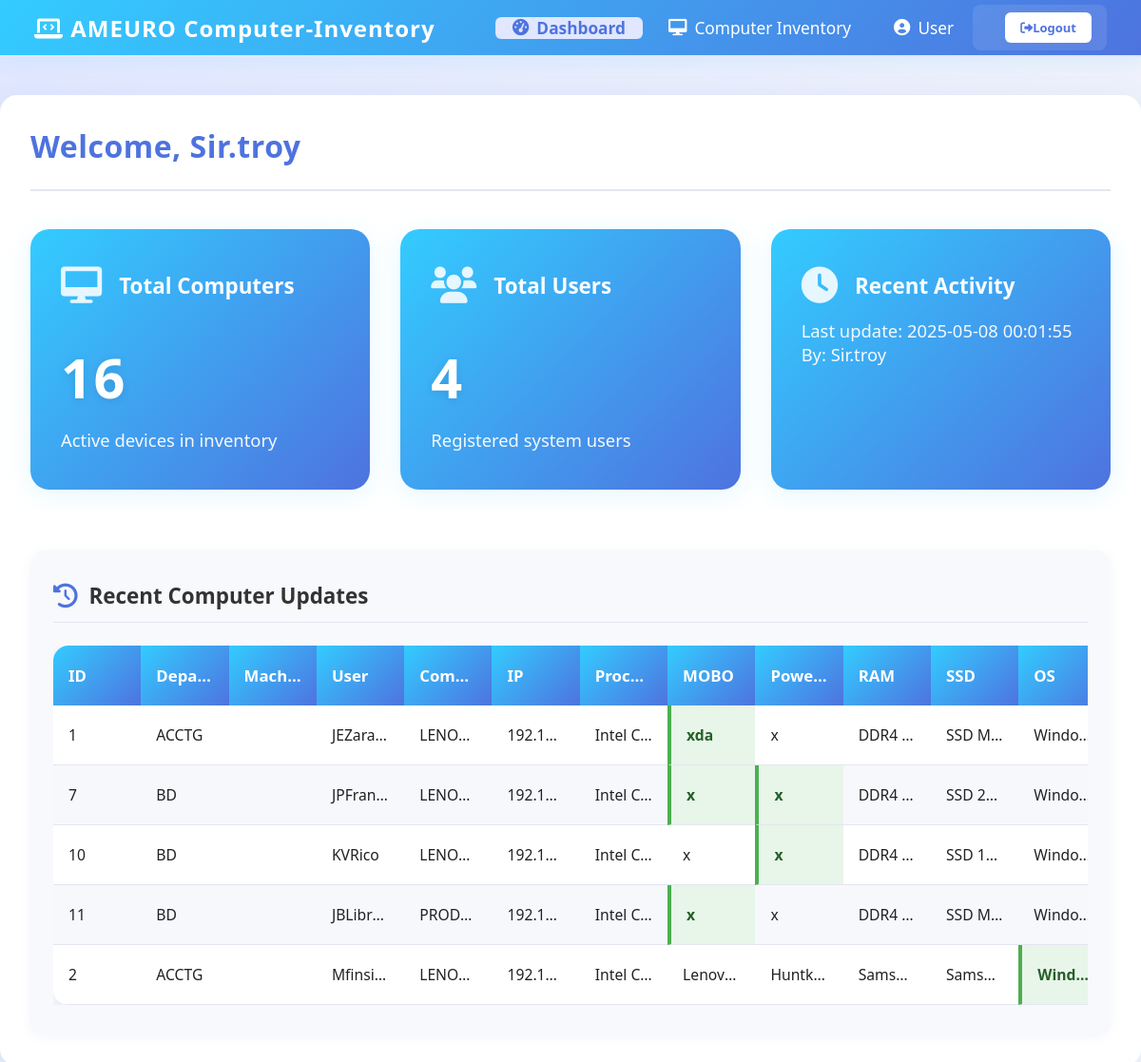
Page /dashboard.php (signed in) on the committed database.
### tables this page shows
CREATE TABLE `tblcomputer` (
  `computer_No` int(11) NOT NULL,
  `department` varchar(50) NOT NULL,
  `user` varchar(50) NOT NULL,
  `Machine_type` varchar(50) NOT NULL,
  `computer_name` varchar(50) NOT NULL,
  `ip` varchar(50) NOT NULL,
  `processor` varchar(50) NOT NULL,
  `MOBO` varchar(50) NOT NULL,
  `power_supply` varchar(50) NOT NULL,
  `ram` varchar(50) NOT NULL,
  `SSD` varchar(50) NOT NULL,
  `OS` varchar(50) NOT NULL,
  `MAC_Address` varchar(255) NOT NULL,
  `deployment_date` date DEFAULT NULL,
  `last_updated` timestamp NULL DEFAULT NULL ON UPDATE current_timestamp(),
  `date_added` timestamp NOT NULL DEFAULT current_timestamp(),
  `is_active` enum('Y','N') NOT NULL DEFAULT 'Y',
  `status_changed_by` varchar(255) DEFAULT NULL,
  `status_changed_date` datetime DEFAULT NULL
);

### dashbackend.php (called while the page is built, shortened)
<?php
function getRecentlyUpdatedComputers($conn_mysqli) {
    $sql = "SELECT c.*,
            DATE_FORMAT(c.last_updated, '%m-%d-%y %H:%i:%s') as formatted_time,
            h.previous_data, h.new_data
            FROM tblcomputer c
            LEFT JOIN (
                SELECT computer_No, previous_data, new_data
                FROM tblcomputer_history h1
                WHERE timestamp = (
                    SELECT MAX(timestamp)
                    FROM tblcomputer_history h2
                    WHERE h2.computer_No = h1.computer_No
                )
            ) h ON c.computer_No = h.computer_No
            WHERE c.last_updated IS NOT NULL
            ORDER BY c.last_updated DESC
            LIMIT 10";
    $computers = [];
    try {
        $result = $conn_mysqli->query($sql);
        if ($result) {
            while ($row = $result->fetch_assoc()) {
                $row['history_previous'] = $row['previous_data'] ? json_decode($row['previous_data'], true) : null;
                $row['history_new'] = $row['new_data'] ? json_decode($row['new_data'], true) : null;
                unset($row['previous_data'], $row['new_data']);
                $computers[] = $row;
            }
        }
        return $computers;
    } catch (mysqli_sql_exception $e) {
        error_log("Database error in getRecentlyUpdatedComputers (mysqli): " . $e->getMessage());
        return [];
    }
}
function getDashboardStats($conn_mysqli) {
    $sql = "SELECT
            (SELECT COUNT(*) FROM tblcomputer) as total_computers,
            (SELECT COUNT(*) FROM tbemployee) as total_users,
            (SELECT MAX(last_updated) FROM tblcomputer) as latest_computer_update,
            (SELECT MAX(timestamp) FROM tblcomputer_history) as latest_history_update";
    try {
        $result = $conn_mysqli->query($sql);
        if ($result) {
            $stats = $result->fetch_assoc();
            return [
                'total_computers' => (int)$stats['total_computers'],
                'total_users' => (int)$stats['total_users'],
                'latest_computer_update' => $stats['latest_computer_update'],
                'latest_history_update' => $stats['latest_history_update']
            ];
        }
        return [
            'total_computers' => 0,
            'total_users' => 0,
            'latest_computer_update' => null,
            'latest_history_update' => null
        ];
    } catch (mysqli_sql_exception $e) {
        error_log("Database error in getDashboardStats (mysqli): " . $e->getMessage());
        return [
            'total_computers' => 0,
            'total_users' => 0,
            'latest_computer_update' => null,
            'latest_history_update' => null
        ];
    }
}
?>

### dashboard.php (the view, shortened to what this page needs)
<?php
require_once 'dashbackend.php';
$recentComputers = getRecentlyUpdatedComputers($conn);
$stats = getDashboardStats($conn);
$totalComputers = $stats['total_computers'];
$totalUsers = $stats['total_users'];
$historyTime = $stats['latest_history_update'] ? strtotime($stats['latest_history_update']) : 0;
$computerTime = $stats['latest_computer_update'] ? strtotime($stats['latest_computer_update']) : 0;
if ($historyTime >= $computerTime && $historyTime > 0) {
    $historyUserQuery = "SELECT updated_by FROM tblcomputer_history WHERE timestamp = ? LIMIT 1";
    $stmt = $conn->prepare($historyUserQuery);
    $stmt->bind_param('s', $stats['latest_history_update']);
    $stmt->execute();
    $result = $stmt->get_result();
    $historyRow = $result->fetch_assoc();
    $recentActivityUser = $historyRow['updated_by'] ? htmlspecialchars($historyRow['updated_by']) : '-';
    $recentActivityTime = date('Y-m-d H:i:s', $historyTime);
} else {
    $recentActivityUser = '-';
    $recentActivityTime = 'No updates yet';
}
?>
<!DOCTYPE html>
<html lang="en">
<head>
    <link rel="stylesheet" href="CSS/nav.css">
    <link rel="stylesheet" href="CSS/dashboard.css">
    <link rel="stylesheet" href="https://cdnjs.cloudflare.com/ajax/libs/font-awesome/6.0.0/css/all.min.css">
    <link rel="stylesheet" href="https://cdn.jsdelivr.net/npm/bootstrap-icons@1.13.1/font/bootstrap-icons.min.css">
</head>
<body>
    <?php include 'header.php'; ?>
    <div class="main-content">
        <div class="dashboard-container">
            <div class="dashboard-header" style="margin-bottom: 40px; padding-bottom: 24px; border-bottom: 2px solid #e3e6f0;">
                <div class="welcome-message">
                    Welcome, <?php echo htmlspecialchars(isset($_SESSION['name']) ? $_SESSION['name'] : 'User'); ?>
                </div>
            </div>
            <div class="stats-container" style="margin-bottom: 48px;">
                <div class="stat-card">
                    <div class="stat-card-title">
                        <i class="fas fa-desktop"></i>Total Computers
                    </div>
                    <div class="stat-card-number"><?php echo htmlspecialchars($totalComputers); ?></div>
                    <div class="stat-card-desc">Active devices in inventory</div>
                </div>
                <div class="stat-card">
                    <div class="stat-card-title">
                        <i class="fa-solid fa-users"></i> Total Users
                    </div>
                    <div class="stat-card-number"><?php echo htmlspecialchars($totalUsers); ?></div>
                    <div class="stat-card-desc">Registered system users</div>
                </div>
                <div class="stat-card">
                    <div class="stat-card-title">
                        <i class="fa-solid fa-clock"></i> Recent Activity
                    </div>
                    <div class="stat-card-desc">
                        Last update: <span id="recent-activity-time"><?php echo $recentActivityTime; ?></span><br>
                        By: <span id="recent-activity-user"><?php echo $recentActivityUser; ?></span>
                    </div>
                </div>
            </div>
            <div class="updates-section" style="margin-top: 36px;">
                <div class="section-header">
                    <h2><i class="fas fa-history"></i> Recent Computer Updates</h2>
                </div>
                <div class="table-responsive">
                    <table class="inventory-table">
                        <thead>
                            <tr>
                                <th>ID</th>
                                <th>Department</th>
                                <th>Machine Type</th>
                                <th>User</th>
                                <th>Comp. Name</th>
                                <th>IP</th>
                                <th>Processor</th>
                                <th>MOBO</th>
                                <th>Power Supply</th>
                                <th>RAM</th>
                                <th>SSD</th>
                                <th>OS</th>
                            </tr>
                        </thead>
                        <tbody id="inventoryTableBody">
                            <?php if (empty($recentComputers)): ?>
                                <tr>
                                    <td colspan="12" class="no-updates">No recent computer updates. Updates will appear here when computers are added or modified.</td>
                                </tr>
                            <?php else: ?>
                                <?php foreach ($recentComputers as $computer): ?>
                                    <tr>
                                        <?php
                                        $prev = $computer['history_previous'] ?? [];
                                        $curr = $computer['history_new'] ?? $computer;
                                        $fields = ['department','machine_type','user','computer_name','ip','processor','MOBO','power_supply','ram','SSD','OS'];
                                        ?>
                                        <td><?php echo htmlspecialchars($computer['computer_No']); ?></td>
                                        <?php foreach ($fields as $field): ?>
                                            <?php
                                            if ($field === 'machine_type') {
                                                $prevVal = isset($prev[$field]) ? strtolower($prev[$field]) : null;
                                                $currVal = isset($curr[$field]) ? strtolower($curr[$field]) : null;
                                                $changed = isset($prevVal, $currVal) && $prevVal !== $currVal;
                                                $displayVal = isset($curr[$field]) ? ucfirst(strtolower($curr[$field])) : (isset($computer[$field]) ? ucfirst(strtolower($computer[$field])) : '');
                                            } else {
                                                $changed = isset($prev[$field]) && isset($curr[$field]) && $prev[$field] !== $curr[$field];
                                                $displayVal = $curr[$field] ?? $computer[$field];
                                            }
                                            $titleAttr = (!empty($displayVal)) ? ' title="' . htmlspecialchars($displayVal) . '"' : '';
                                            ?>
                                            <td<?php if ($changed): ?> class="highlight-history"<?php endif; echo $titleAttr; ?>><?php echo htmlspecialchars($displayVal); ?></td>
                                        <?php endforeach; ?>
                                    </tr>
                                <?php endforeach; ?>
                            <?php endif; ?>
                        </tbody>
                    </table>
                </div>
            </div>
        </div>
    </div>
</body>
</html>

### CSS/nav.css (style rules this page uses)
* { margin: 0; padding: 0; box-sizing: border-box; font-family: 'Segoe UI', Tahoma, Geneva, Verdana, sans-serif; }
body { background-color: #f4f6f9; color: #333; overflow-x: hidden; padding-top: 60px; }

### CSS/dashboard.css (style rules this page uses)
:root { --primary-color: #4e73df; --secondary-color: #4CAF50; --dark-gray: #333; --light-gray: #ddd; --danger-color: #f44336; --success-bg: #dff0d8; --danger-bg: #f2dede; --accent-light: #e8f5e9; }
body { font-family: 'Segoe UI', Tahoma, Geneva, Verdana, sans-serif; margin: 0; padding: 60px 0 0 0; background-color: #acbace; min-height: 100vh; }
.main-content { background: linear-gradient(120deg, #e0e7ff 0%, #f4f6f9 100%); min-height: 100vh; padding: 40px 0 0 0; overflow: visible !important; }
.dashboard-container { background: #fff; border-radius: 18px; box-shadow: 0 8px 32px rgba(80, 120, 200, 0.10); padding: 32px; margin: 0 auto; overflow: visible !important; }
.dashboard-header { margin-bottom: 40px; padding-bottom: 24px; border-bottom: 2px solid #e3e6f0; display: flex; align-items: center; gap: 24px; }
.welcome-message { font-size: 2rem; color: var(--primary-color); font-weight: 700; letter-spacing: 0.5px; display: flex; align-items: center; gap: 12px; }
.stats-container { display: grid; grid-template-columns: repeat(auto-fit, minmax(300px, 1fr)); gap: 32px; margin-bottom: 40px; width: 100%; }
.stat-card { background: linear-gradient(135deg, #33ccff 0%, #4e73df 100%); border-radius: 20px; box-shadow: 0 6px 28px rgba(51, 204, 255, 0.13); padding: 40px 32px; color: #fff; transition: all 0.3s ease; position: relative; overflow: hidden; display: flex; flex-direction: column; margin-bottom: 16px; }
.stat-card-title { font-size: 1.4rem; font-weight: 700; margin-bottom: 16px; opacity: 0.97; display: flex; align-items: center; gap: 18px; }
.stat-card-title i { font-size: 2.4rem; opacity: 0.90; }
.stat-card-number { font-size: 3.6rem; font-weight: 900; margin: 22px 0 14px; letter-spacing: 1.5px; text-shadow: 0 2px 10px rgba(0,0,0,0.10); }
.stat-card-desc { font-size: 1.15rem; opacity: 0.94; font-weight: 400; }
.updates-section { background: #f8f9fc; border-radius: 16px; box-shadow: 0 2px 12px rgba(80, 120, 200, 0.07); padding: 32px 24px; margin-top: 20px; }
.updates-section h2 { margin-bottom: 24px; color: #333; font-size: 1.4rem; padding-bottom: 12px; border-bottom: 1px solid #e3e6f0; display: flex; align-items: center; gap: 12px; }
.updates-section h2 i { color: var(--primary-color); font-size: 1.6rem; }
.table-responsive { width: 100%; overflow-x: auto; -webkit-overflow-scrolling: touch; box-shadow: inset 0 -6px 8px -8px #8882; }
.inventory-table { min-width: 1200px; width: 100%; border-collapse: separate; border-spacing: 0; font-size: 1rem; table-layout: fixed; border-radius: 16px; overflow: hidden; background: #fff; box-shadow: 0 2px 12px rgba(80, 120, 200, 0.10); }
.inventory-table th, .inventory-table td { border: none; padding: 20px 16px; text-align: left; white-space: nowrap; overflow: hidden; text-overflow: ellipsis; background: none; font-size: 1.05rem; vertical-align: middle; position: relative; }
.inventory-table th { background: linear-gradient(135deg, #33ccff 0%, #4e73df 100%); color: #fff; }
.inventory-table tr { transition: background 0.18s; }
.inventory-table tr:nth-child(even) { background-color: #f6f8fc; }
.inventory-table td { border-bottom: 1.5px solid #e3e6f0; font-size: 0.98rem; color: #222; max-width: 180px; cursor: pointer; }
.inventory-table td.highlight-history { background: var(--accent-light) !important; border-left: 4px solid var(--secondary-color); font-weight: 600; color: #256029; }

### rows in the picture
tblcomputer: computer_No "1", department "ACCTG", user "JEZara…", computer_name "LENO…", ip "192.1…", processor "Intel C…", MOBO "xda", power_supply "x", ram "DDR4…", SSD "SSD M…", OS "Windo…"
tblcomputer: computer_No "7", department "BD", user "JPFran…", computer_name "LENO…", ip "192.1…", processor "Intel C…", MOBO "x", power_supply "x", ram "DDR4…", SSD "SSD 2…", OS "Windo…"
tblcomputer: computer_No "10", department "BD", user "KVRico", computer_name "LENO…", ip "192.1…", processor "Intel C…", MOBO "x", power_supply "x", ram "DDR4…", SSD "SSD 1TB", OS "Windo…"
tblcomputer: computer_No "11", department "BD", user "JBLibr…", computer_name "PROD…", ip "192.1…", processor "Intel C…", MOBO "x", power_supply "x", ram "DDR4…", SSD "SSD M…", OS "Windo…"
tblcomputer: computer_No "2", department "ACCTG", user "Mfinsi…", computer_name "LENO…", ip "192.1…", processor "Intel C…", MOBO "Lenov…", power_supply "Huntk…", ram "Sams…", SSD "Sams…", OS "Wind…"

### other values in the picture
isset($_SESSION['name']) ? $_SESSION['name'] : 'User' "Sir.troy"
$totalComputers "16"
$totalUsers "4"
$recentActivityTime "2025-05-08 00:01:55"
$recentActivityUser "Sir.troy"
